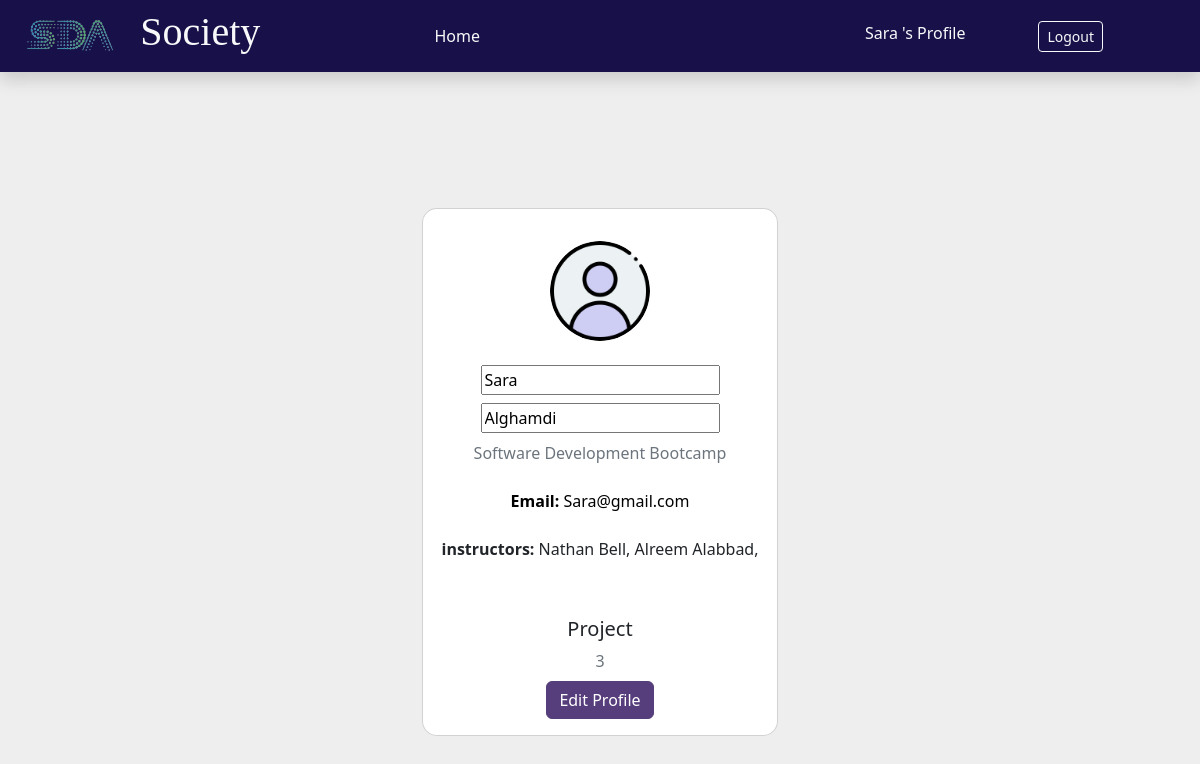
Screenshot of /go_edit_profile (signed in) with the database file from the repository.
### App/models.py (models this page shows)
class Student(models.Model):
    fname = models.CharField(max_length=255)
    lname = models.CharField(max_length=255)
    email = models.CharField(max_length=255)
    password = models.CharField(max_length=255)
    bootcamp= models.ForeignKey(Bootcamp, related_name='students' ,on_delete=models.CASCADE)
    created_at = models.DateTimeField(auto_now_add=True)
    updated_at = models.DateTimeField(auto_now=True)
    objects= StudentManager()

class Bootcamp(models.Model):
    title = models.CharField(max_length=255)
    desc = models.TextField()
    img = models.ImageField(upload_to='files/covers')
    created_at = models.DateTimeField(auto_now_add=True)
    updated_at = models.DateTimeField(auto_now=True)

class instructor(models.Model):
    name = models.CharField(max_length=255)
    bootcamp=models.ForeignKey(Bootcamp, related_name='instructors',on_delete=models.CASCADE)

class Project(models.Model):
    title = models.CharField(max_length=20)
    desc = models.TextField()
    url=models.URLField()
    img_project = models.ImageField(upload_to='files/covers')
    student=models.ForeignKey(Student,related_name='projects',on_delete=models.CASCADE)

### App/views.py (the view)
# urls.py: path('go_edit_profile',views.go_edit_profile),
def go_edit_profile(request):
    if not 'student_id' in request.session:
        return redirect('/')
    context = {
        "student": Student.objects.get(id=request.session['student_id']),
    }
    return render(request, "student/edit_profile.html", context)

### App/templates/student/edit_profile.html (shortened to what this page needs)
<!DOCTYPE html>
<html lang="en">
    <head>
    {% load static %}
    <link rel="stylesheet" href="https://cdn.jsdelivr.net/npm/bootstrap@5.2.0-beta1/dist/css/bootstrap.rtl.min.css">
</head>
<body>
    <div class="navbar sticky-top navbar navbar-expand-xs navbar-dark navbar-rounded shadow p-2 px-4 " style="background: #181149;">
        <div class="d-flex row " style="align-items:center;">
            <img class="col-4" src="{% static '/logo-removebg-preview.png' %}" width="90" alt="" >
            <h1 class="col-4 text-light" style="font-family:cairo;">Society</h1>
        </div>
        <div class="col-4">
            <ul class="nav">
                <li class="nav-item col-4">
                    <a class="nav-link active text-light" href="home_student">Home</a>
                </li>
            </ul>
        </div>
        <div class="col-4">
            <div class="d-flex justify-content-evenly">
                <a class="nav-link text-light" href="/profile">{{student.fname}}'s Profile</a>
                <a href="/logout" class="btn btn-outline-light btn-sm">Logout</a>
            </div>
        </div>
    </div>
    <section class="vh-100" style="background-color: #eee;">
        <div class="container py-5 h-100">
            <div class="row d-flex justify-content-center align-items-center h-100">
                <div class="col-md-12 col-xl-4">
                    <div class="card" style="border-radius: 15px;">
                        <div class="card-body text-center">
                            <div class="mt-3 mb-4">
                                <img src="{% static '/user.png' %}"
                                class="rounded-circle img-fluid" style="width: 100px;" />
                            </div>
                            <form action="/edit_profile/{{student.id}}" method="post">
                                <input value="{{student.fname}} " name="fname" class="mb-2">
                                <input value="{{student.lname}} " name="lname" class="mb-2">
                                <p class="text-muted mb-4">{{student.bootcamp.title}}
                                    <p class="text-black mb-4"> <strong>Email: </strong> {{student.email}}
                                <div class="mb-4 pb-2">
                                    <span><strong>instructors:</strong>
                                        {% for instructor in student.bootcamp.instructors.all %}
                                        {{instructor.name}},
                                    </span>
                                        {% endfor %}
                                </div>
                                <div class="d-flex justify-content-center text-center mt-5 mb-2">
                                    <div>
                                    <p class="mb-2 h5 text-center">Project</p>
                                    <p class="text-muted mb-0">{{student.projects.all|length}}</p>
                                    </div>
                                </div>
                                <button class="btn btn-secondary "> Edit Profile</button>
                            </form>
                        </div>
                    </div>
                </div>
            </div>
        </div>
</section>
</body>
</html>

### App/templates/student/edit_profile.html (style rules this page uses)
.btn-secondary { color: #fff; background-color: #563d7c; border-color: #563d7c; }

### rows the page displays
Student: fname "Sara", lname "Alghamdi", bootcamp "Software Development Bootcamp", email "Sara@gmail.com", projects.all|length "3"
instructor: name "Nathan Bell"
instructor: name "Alreem Alabbad"
